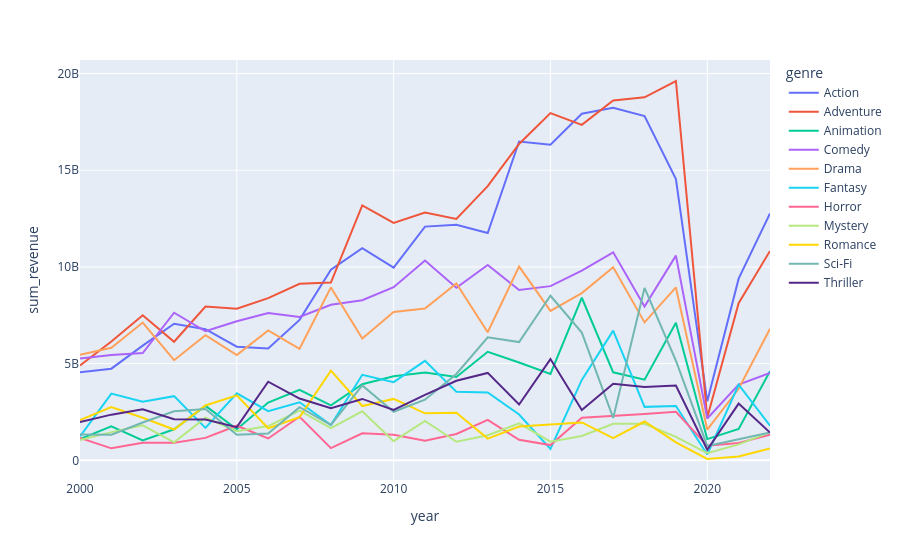

Notebook code cell kept with this figure:
### Code cell
genres_list = ["Action", "Adventure", "Animation", "Comedy", "Drama", "Fantasy", "Horror", "Mystery", "Romance", "Thriller", "Sci-Fi"]

df_sum = df.groupby(["genre","year"],as_index=False).agg(sum_revenue=("revenue","sum"))[["year","genre","sum_revenue"]]
df_sum = df_sum[df_sum["genre"].isin(genres_list)]

colors = [
    "#636EFA", # Royal Blue
    "#EF553B", # Sunset Red
    "#00CC96", # Emerald Green
    "#AB63FA", # Vivid Purple
    "#FFA15A", # Safety Orange
    "#19D3F3", # Sky Blue
    "#FF6692", # Hot Pink
    "#B6E880", # Chartreuse
    "#FFD700", # Gold
    "#72B7B2", # Sage/Grey-Teal
    "#542788"  # Deep Indigo
]

fig = px.line(
    df_sum,
    x="year",
    y="sum_revenue",
    color="genre",
    color_discrete_sequence=colors
)

fig.update_layout(
    legend_itemclick="toggleothers", 
    legend_itemdoubleclick="toggle"      
)

fig.show()

### Figure 1 — Plotly figure (JSON) as saved in the notebook; plotly's stock layout.template omitted (floating-point values rounded to 4 significant figures)
{"data": [{"hovertemplate": "genre=Action<br>year=%{x}<br>sum_revenue=%{y}<extra></extra>", "legendgroup": "Action", "line": {"color": "#636EFA", "dash": "solid"}, "marker": {"symbol": "circle"}, "mode": "lines", "name": "Action", "orientation": "v", "showlegend": true, "type": "scatter", "x": [2000, 2001, 2002, 2003, 2004, 2005, 2006, 2007, 2008, 2009, 2010, 2011, 2012, 2013, 2014, 2015, 2016, 2017, 2018, 2019, 2020, 2021, 2022], "xaxis": "x", "y": [4553377579, 4740505919, 5929352087, 7060995400, 6779290870, 5877138614, 5789486973, 7262700671, 9858730994, 10970692740, 9963827334, 12085041898, 12185157133, 11755138643, 16483417617, 16314252564, 17925312556, 18235079677, 17802699357, 14544366084, 3050185161, 9393163470, 12762211122], "yaxis": "y"}, {"hovertemplate": "genre=Adventure<br>year=%{x}<br>sum_revenue=%{y}<extra></extra>", "legendgroup": "Adventure", "line": {"color": "#EF553B", "dash": "solid"}, "marker": {"symbol": "circle"}, "mode": "lines", "name": "Adventure", "orientation": "v", "showlegend": true, "type": "scatter", "x": [2000, 2001, 2002, 2003, 2004, 2005, 2006, 2007, 2008, 2009, 2010, 2011, 2012, 2013, 2014, 2015, 2016, 2017, 2018, 2019, 2020, 2021, 2022], "xaxis": "x", "y": [4902660342, 6144240444, 7497838865, 6132376841, 7951700033, 7840731012, 8389384931, 9131699544, 9193881663, 13182265405, 12280829863, 12814114299, 12480294554, 14177561987, 16361025957, 17957809529, 17346001772, 18607810691, 18768734715, 19614337175, 2219249508, 8126118766, 10829478187], "yaxis": "y"}, {"hovertemplate": "genre=Animation<br>year=%{x}<br>sum_revenue=%{y}<extra></extra>", "legendgroup": "Animation", "line": {"color": "#00CC96", "dash": "solid"}, "marker": {"symbol": "circle"}, "mode": "lines", "name": "Animation", "orientation": "v", "showlegend": true, "type": "scatter", "x": [2000, 2001, 2002, 2003, 2004, 2005, 2006, 2007, 2008, 2009, 2010, 2011, 2012, 2013, 2014, 2015, 2016, 2017, 2018, 2019, 2020, 2021, 2022], "xaxis": "x", "y": [1101050187, 1757183795, 1030081402, 1608786400, 2817435914, 1605822024, 2987241673, 3644148765, 2846512106, 3934665864, 4351826607, 4540666622, 4313047358, 5614309631, 5058478770, 4470073988, 8407751787, 4551547559, 4169697191, 7119641156, 1100114753, 1623861496, 4613870078], "yaxis": "y"}, {"hovertemplate": "genre=Comedy<br>year=%{x}<br>sum_revenue=%{y}<extra></extra>", "legendgroup": "Comedy", "line": {"color": "#AB63FA", "dash": "solid"}, "marker": {"symbol": "circle"}, "mode": "lines", "name": "Comedy", "orientation": "v", "showlegend": true, "type": "scatter", "x": [2000, 2001, 2002, 2003, 2004, 2005, 2006, 2007, 2008, 2009, 2010, 2011, 2012, 2013, 2014, 2015, 2016, 2017, 2018, 2019, 2020, 2021, 2022], "xaxis": "x", "y": [5262673220, 5447003006, 5546387670, 7633466469, 6675880740, 7191142263, 7612176724, 7417565229, 8041926033, 8278190395, 8954825355, 10333288186, 8921914913, 10101423677, 8804460299, 9008057972, 9811661599, 10758390515, 7951582352, 10585710456, 2166140865, 3913633259, 4521226367], "yaxis": "y"}, {"hovertemplate": "genre=Drama<br>year=%{x}<br>sum_revenue=%{y}<extra></extra>", "legendgroup": "Drama", "line": {"color": "#FFA15A", "dash": "solid"}, "marker": {"symbol": "circle"}, "mode": "lines", "name": "Drama", "orientation": "v", "showlegend": true, "type": "scatter", "x": [2000, 2001, 2002, 2003, 2004, 2005, 2006, 2007, 2008, 2009, 2010, 2011, 2012, 2013, 2014, 2015, 2016, 2017, 2018, 2019, 2020, 2021, 2022], "xaxis": "x", "y": [5463316540, 5823518869, 7125471241, 5180442169, 6473600026, 5447357287, 6721822620, 5767721022, 8941968367, 6301445051, 7670990940, 7855227467, 9141289835, 6626252166, 10018656147, 7724686587, 8649770401, 9985113439, 7133929894, 8940709184, 1590664610, 3702096912, 6805221647], "yaxis": "y"}, {"hovertemplate": "genre=Fantasy<br>year=%{x}<br>sum_revenue=%{y}<extra></extra>", "legendgroup": "Fantasy", "line": {"color": "#19D3F3", "dash": "solid"}, "marker": {"symbol": "circle"}, "mode": "lines", "name": "Fantasy", "orientation": "v", "showlegend": true, "type": "scatter", "x": [2000, 2001, 2002, 2003, 2004, 2005, 2006, 2007, 2008, 2009, 2010, 2011, 2012, 2013, 2014, 2015, 2016, 2017, 2018, 2019, 2020, 2021, 2022], "xaxis": "x", "y": [1241456064, 3453631117, 3031391746, 3319668872, 1678418363, 3465152162, 2543959322, 3002185994, 1826530880, 4421994406, 4042484920, 5147133558, 3550389225, 3506823673, 2369822591, 591301067, 4158809573, 6706499312, 2765684863, 2812852642, 299931899, 3909518638, 1791148550], "yaxis": "y"}, {"hovertemplate": "genre=Horror<br>year=%{x}<br>sum_revenue=%{y}<extra></extra>", "legendgroup": "Horror", "line": {"color": "#FF6692", "dash": "solid"}, "marker": {"symbol": "circle"}, "mode": "lines", "name": "Horror", "orientation": "v", "showlegend": true, "type": "scatter", "x": [2000, 2001, 2002, 2003, 2004, 2005, 2006, 2007, 2008, 2009, 2010, 2011, 2012, 2013, 2014, 2015, 2016, 2017, 2018, 2019, 2020, 2021, 2022], "xaxis": "x", "y": [1159981359, 620998076, 911136132, 911955226, 1160923137, 1791950104, 1132386863, 2253636175, 632284545, 1397666327, 1324578617, 1019186174, 1366453977, 2089261925, 1060896315, 790009185, 2206824133, 2292422985, 2401624465, 2514994441, 752428563, 900162822, 1324850421], "yaxis": "y"}, {"hovertemplate": "genre=Mystery<br>year=%{x}<br>sum_revenue=%{y}<extra></extra>", "legendgroup": "Mystery", "line": {"color": "#B6E880", "dash": "solid"}, "marker": {"symbol": "circle"}, "mode": "lines", "name": "Mystery", "orientation": "v", "showlegend": true, "type": "scatter", "x": [2000, 2001, 2002, 2003, 2004, 2005, 2006, 2007, 2008, 2009, 2010, 2011, 2012, 2013, 2014, 2015, 2016, 2017, 2018, 2019, 2020, 2021, 2022], "xaxis": "x", "y": [1055534878, 1458610546, 1812439853, 930538104, 2207716665, 1507765474, 1773469900, 2572398444, 1669628343, 2534059318, 994949209, 2039156922, 961570071, 1300518803, 1909350674, 964213379, 1256686774, 1887854899, 1886717142, 1210042945, 369064753, 827108690, 1456465466], "yaxis": "y"}, {"hovertemplate": "genre=Romance<br>year=%{x}<br>sum_revenue=%{y}<extra></extra>", "legendgroup": "Romance", "line": {"color": "#FFD700", "dash": "solid"}, "marker": {"symbol": "circle"}, "mode": "lines", "name": "Romance", "orientation": "v", "showlegend": true, "type": "scatter", "x": [2000, 2001, 2002, 2003, 2004, 2005, 2006, 2007, 2008, 2009, 2010, 2011, 2012, 2013, 2014, 2015, 2016, 2017, 2018, 2019, 2020, 2021, 2022], "xaxis": "x", "y": [2083218016, 2756776488, 2202465347, 1595159082, 2835490839, 3358876229, 1659071129, 2229029754, 4639197045, 2809572987, 3176331728, 2430874675, 2457959204, 1126439252, 1746916754, 1852412334, 1961054959, 1149069371, 2007607415, 933536077, 70079631, 199069608, 620239888], "yaxis": "y"}, {"hovertemplate": "genre=Sci-Fi<br>year=%{x}<br>sum_revenue=%{y}<extra></extra>", "legendgroup": "Sci-Fi", "line": {"color": "#72B7B2", "dash": "solid"}, "marker": {"symbol": "circle"}, "mode": "lines", "name": "Sci-Fi", "orientation": "v", "showlegend": true, "type": "scatter", "x": [2000, 2001, 2002, 2003, 2004, 2005, 2006, 2007, 2008, 2009, 2010, 2011, 2012, 2013, 2014, 2015, 2016, 2017, 2018, 2019, 2020, 2021, 2022], "xaxis": "x", "y": [1339095028, 1321442646, 1955945967, 2540938502, 2659344889, 1324096168, 1389037290, 2751582648, 1828594507, 3872207363, 2510331607, 3135403715, 4466942311, 6358163660, 6115365255, 8511389617, 6607414984, 2194972750, 8916779873, 5150755398, 743808993, 1077876927, 1439711038], "yaxis": "y"}, {"hovertemplate": "genre=Thriller<br>year=%{x}<br>sum_revenue=%{y}<extra></extra>", "legendgroup": "Thriller", "line": {"color": "#542788", "dash": "solid"}, "marker": {"symbol": "circle"}, "mode": "lines", "name": "Thriller", "orientation": "v", "showlegend": true, "type": "scatter", "x": [2000, 2001, 2002, 2003, 2004, 2005, 2006, 2007, 2008, 2009, 2010, 2011, 2012, 2013, 2014, 2015, 2016, 2017, 2018, 2019, 2020, 2021, 2022], "xaxis": "x", "y": [1975474399, 2363201736, 2644280942, 2125933119, 2114100529, 1718008937, 4064942575, 3197578300, 2695040350, 3175984382, 2604633401, 3387781149, 4115981452, 4521201958, 2886376507, 5235752333, 2602959854, 3960291391, 3794051015, 3870988322, 545257164, 2933891857, 1437762009], "yaxis": "y"}], "layout": {"legend": {"itemclick": "toggleothers", "itemdoubleclick": "toggle", "title": {"text": "genre"}, "tracegroupgap": 0}, "margin": {"t": 60}, "xaxis": {"anchor": "y", "domain": [0, 1], "title": {"text": "year"}}, "yaxis": {"anchor": "x", "domain": [0, 1], "title": {"text": "sum_revenue"}}}}
